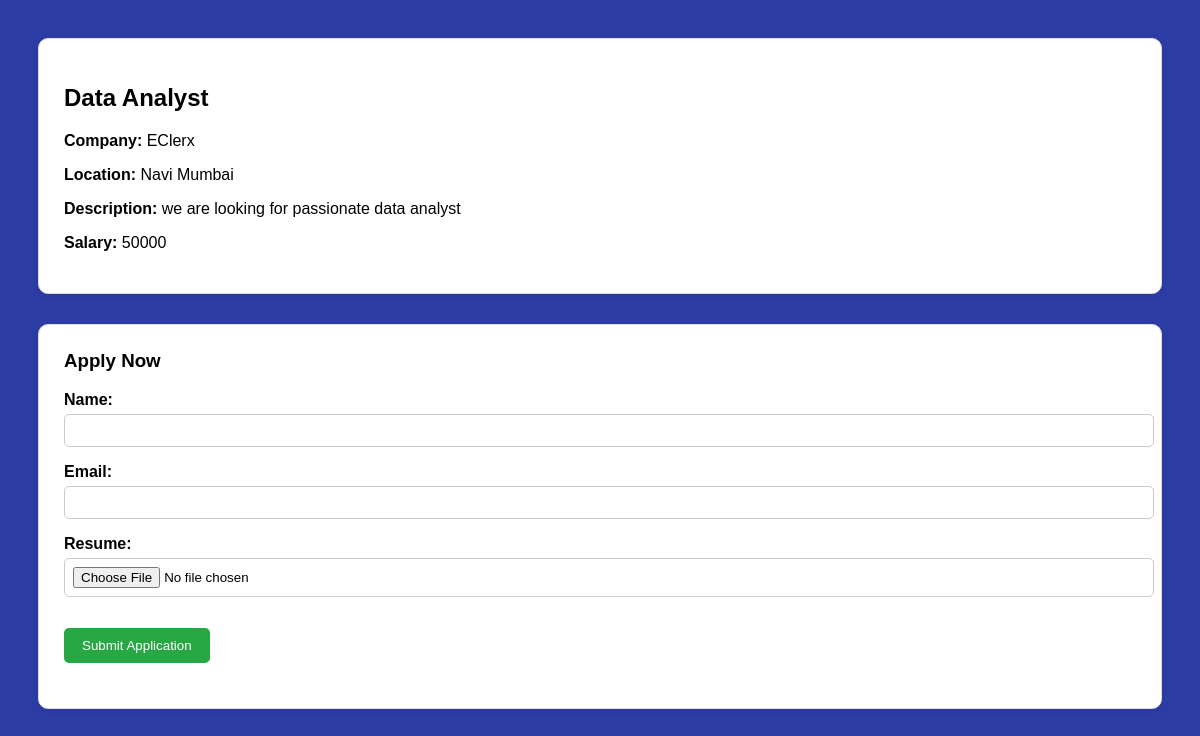
The page /apply/6/ (signed in) on the database its author committed.
### jobapp/models.py (models this page shows, shortened)
class Job(models.Model):
    title = models.CharField(max_length=100)
    description = models.TextField()
    category = models.CharField(max_length=50, choices=JOB_CATEGORIES, default='Software')
    company = models.CharField(max_length=100)
    location = models.CharField(max_length=100)
    salary = models.IntegerField()
    posted_by = models.ForeignKey(User, on_delete=models.CASCADE, related_name='jobs')
    posted_on = models.DateTimeField(default=timezone.now)

### jobapp/decorators.py (the view)
    def wrapper_func(request, *args, **kwargs):
        profile = UserProfile.objects.get(user=request.user)
        if profile.role == 'Job Seeker':
            return view_func(request, *args, **kwargs)
        else:
            return redirect('home')

### jobapp/forms.py
class ApplicationForm(forms.ModelForm):
    class Meta:
        model = Application
        fields = ['name', 'email', 'resume']

### jobapp/views.py (called while the page is built)
@login_required
@jobseeker_required
def apply_job(request, job_id):
    job = get_object_or_404(Job, pk=job_id)
    if Application.objects.filter(job=job, applicant=request.user).exists():
        return redirect('job_detail', job_id=job.id)
    if request.method == 'POST':
        form = ApplicationForm(request.POST, request.FILES)
        if form.is_valid():
            application = form.save(commit=False)
            application.job = job
            application.applicant = request.user
            application.save()
            return redirect('job_detail', job_id=job.id)
    else:
        form = ApplicationForm()
    return render(request, 'jobapp/apply_job.html', {'form': form, 'job': job})

### jobapp/templates/jobapp/apply_job.html (shortened to what this page needs)
{% load static %}
<!DOCTYPE html>
<html>
<head>
    <link rel="stylesheet" href="{% static 'jobapp/style.css' %}">
</head>
<body>
    <div class="job-card">
        <h2>{{ job.title }}</h2>
        <p><strong>Company:</strong> {{ job.company }}</p>
        <p><strong>Location:</strong> {{ job.location }}</p>
        <p><strong>Description:</strong> {{ job.description }}</p>
        <p><strong>Salary:</strong> {{ job.salary }}</p>
    </div>
    <div class="form-card">
        <h3>Apply Now</h3>
        <form method="post" enctype="multipart/form-data">
            {{ form.as_p }}
            <button type="submit">Submit Application</button>
        </form>
    </div>
</body>
</html>

### jobapp/static/jobapp/style.css (style rules this page uses)
body { font-family: Arial, sans-serif; padding: 20px; background-color: #f4f4f4; }
.job-card { background-color: #fff; padding: 15px; margin-bottom: 15px; border-left: 5px solid #007BFF; box-shadow: 0 2px 5px rgba(0,0,0,0.1); }
form { margin-bottom: 20px; }
input { margin-right: 10px; padding: 5px; }
button { padding: 5px 10px; background-color: #007BFF; color: white; border: none; cursor: pointer; border-radius: 4px; }
.job-card { border: 1px solid #ffffff; padding: 16px; margin-bottom: 12px; border-radius: 8px; }
body { background-color: rgb(45, 61, 165) !important; }
body { font-family: Arial, sans-serif; padding: 30px; background-color: #f4f4f4; }
.job-card, .form-card { background-color: #fff; border: 1px solid #ddd; border-radius: 10px; padding: 25px; margin-bottom: 30px; box-shadow: 0 2px 8px rgba(0,0,0,0.1); }
.form-card h3 { margin-top: 0; }
.form-card form label { font-weight: bold; display: block; margin: 10px 0 5px; }
.form-card form input { width: 100%; padding: 8px; border-radius: 5px; border: 1px solid #ccc; }
.form-card button { margin-top: 15px; background-color: #28a745; color: white; padding: 10px 18px; border: none; border-radius: 5px; cursor: pointer; }
body { background: #f0f2f5; }

### rows shown on the page
Job: title "Data Analyst", company "EClerx", location "Navi Mumbai", description "we are looking for passionate data analyst", salary "50000"
